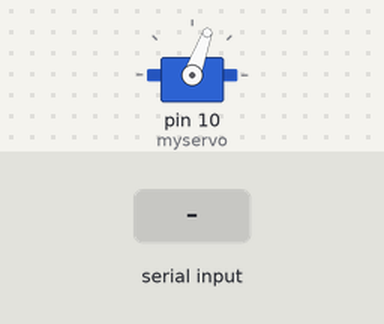
Simulated run of this sketch. Board: Arduino Uno, built with avr-gcc and run on an emulated ATmega328P. On the bench: servo. Inputs (shaded band) come from the test bench.

Above: at 1.2 s.
1.3 s: "O" received over Serial
At 1.45 s:
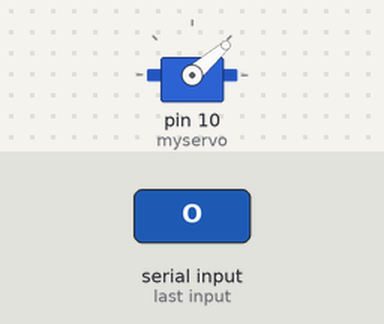
At 2.1 s:
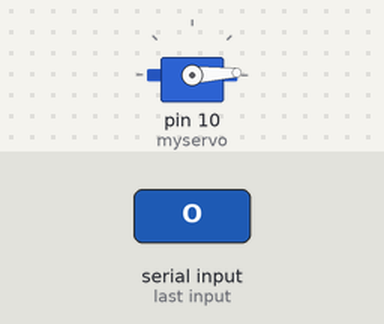
3.1 s: "X" received over Serial
Timing chart, 0 to 6.1 s (numbered marks = the images above; inputs shaded):
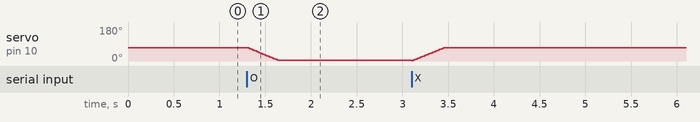

Measured:
- after the input at 1.3 s, servo on pin 10 (myservo): moves from 70° to 3° over 0.34 s, starting at once

The sketch:

Arduino.ino
```cpp
#include <Servo.h>

Servo myservo;

int pos;

void setup(){
    Serial.begin(115200);

    myservo.attach(10);
    pos = 70;
    myservo.write(pos);
}

void loop(){
    if(Serial.available()>0){
        char data = Serial.read();

        if(data == 'O') {
          for( ; pos > 2 ; pos--){
            myservo.write(pos);
            delay(5);
          }
        }
        else if (data =='X') {
          for( ; pos <=70 ; pos++){
            myservo.write(pos);
            delay(5);
          }
        }
      }


}
```
